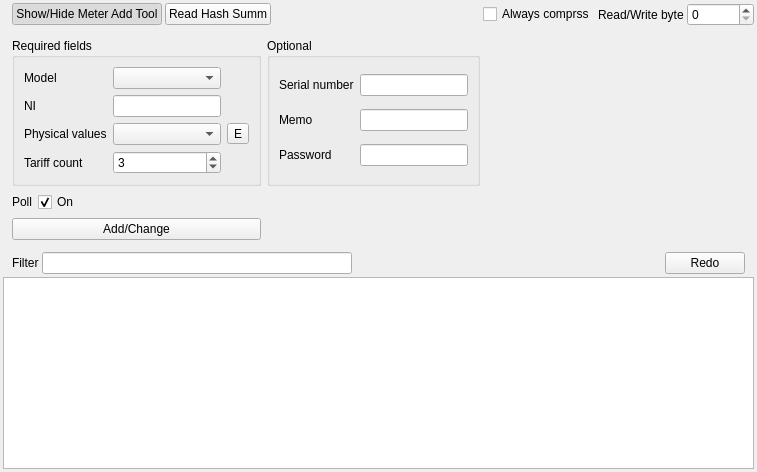
                  <widget class="QWidget" name="page_15">
                   <layout class="QVBoxLayout" name="verticalLayout_14">
                    <property name="spacing">
                     <number>3</number>
                    </property>
                    <property name="leftMargin">
                     <number>3</number>
                    </property>
                    <property name="topMargin">
                     <number>3</number>
                    </property>
                    <property name="rightMargin">
                     <number>3</number>
                    </property>
                    <property name="bottomMargin">
                     <number>3</number>
                    </property>
                    <item>
                     <layout class="QHBoxLayout" name="horizontalLayout_11">
                      <property name="leftMargin">
                       <number>9</number>
                      </property>
                      <item>
                       <widget class="QPushButton" name="pbAddMeterHideShow">
                        <property name="text">
                         <string>Show/Hide Meter Add Tool</string>
                        </property>
                        <property name="checkable">
                         <bool>true</bool>
                        </property>
                        <property name="checked">
                         <bool>true</bool>
                        </property>
                       </widget>
                      </item>
                      <item>
                       <widget class="QPushButton" name="pbReadHashSumm">
                        <property name="text">
                         <string>Read Hash Summ</string>
                        </property>
                       </widget>
                      </item>
                      <item>
                       <spacer name="horizontalSpacer_11">
                        <property name="orientation">
                         <enum>Qt::Horizontal</enum>
                        </property>
                        <property name="sizeHint" stdset="0">
                         <size>
                          <width>40</width>
                          <height>20</height>
                         </size>
                        </property>
                       </spacer>
                      </item>
                      <item>
                       <widget class="QCheckBox" name="cbCmprssMeterList">
                        <property name="text">
                         <string>Always comprss</string>
                        </property>
                       </widget>
                      </item>
                      <item>
                       <widget class="QLabel" name="label_17">
                        <property name="text">
                         <string>Read/Write byte</string>
                        </property>
                       </widget>
                      </item>
                      <item>
                       <widget class="QSpinBox" name="sbReadWriteMeterLen">
                        <property name="minimum">
                         <number>0</number>
                        </property>
                        <property name="maximum">
                         <number>5000000</number>
                        </property>
                        <property name="singleStep">
                         <number>1000</number>
                        </property>
                        <property name="value">
                         <number>0</number>
                        </property>
                       </widget>
                      </item>
                     </layout>
                    </item>
                    <item>
                     <widget class="QWidget" name="widget" native="true">
                      <layout class="QGridLayout" name="gridLayout_11">
                       <item row="2" column="0">
                        <widget class="QPushButton" name="pbAddMeter">
                         <property name="text">
                          <string>Add/Change</string>
                         </property>
                        </widget>
                       </item>
                       <item row="0" column="1">
                        <widget class="QGroupBox" name="groupBox_7">
                         <property name="title">
                          <string>Optional</string>
                         </property>
                         <layout class="QGridLayout" name="gridLayout_10">
                          <item row="0" column="0">
                           <widget class="QLabel" name="label_43">
                            <property name="sizePolicy">
                             <sizepolicy hsizetype="Fixed" vsizetype="Fixed">
                              <horstretch>0</horstretch>
                              <verstretch>0</verstretch>
                             </sizepolicy>
                            </property>
                            <property name="text">
                             <string>Serial number</string>
                            </property>
                           </widget>
                          </item>
                          <item row="0" column="1">
                           <widget class="QLineEdit" name="leAddMeterSN">
                            <property name="maxLength">
                             <number>255</number>
                            </property>
                            <property name="clearButtonEnabled">
                             <bool>true</bool>
                            </property>
                           </widget>
                          </item>
                          <item row="1" column="0">
                           <widget class="QLabel" name="label_29">
                            <property name="text">
                             <string>Memo</string>
                            </property>
                           </widget>
                          </item>
                          <item row="1" column="1">
                           <widget class="QLineEdit" name="leAddMeterMemo">
                            <property name="maxLength">
                             <number>255</number>
                            </property>
                            <property name="clearButtonEnabled">
                             <bool>true</bool>
                            </property>
                           </widget>
                          </item>
                          <item row="2" column="0">
                           <widget class="QLabel" name="label_40">
                            <property name="sizePolicy">
                             <sizepolicy hsizetype="Fixed" vsizetype="Fixed">
                              <horstretch>0</horstretch>
                              <verstretch>0</verstretch>
                             </sizepolicy>
                            </property>
                            <property name="text">
                             <string>Password</string>
                            </property>
                           </widget>
                          </item>
                          <item row="2" column="1">
                           <widget class="QLineEdit" name="leAddMeterPasswd">
                            <property name="maxLength">
                             <number>255</number>
                            </property>
                           </widget>
                          </item>
                         </layout>
                        </widget>
                       </item>
                       <item row="1" column="0">
                        <layout class="QHBoxLayout" name="horizontalLayout_10">
                         <item>
                          <widget class="QLabel" name="label_39">
                           <property name="sizePolicy">
                            <sizepolicy hsizetype="Fixed" vsizetype="Fixed">
                             <horstretch>0</horstretch>
                             <verstretch>0</verstretch>
                            </sizepolicy>
                           </property>
                           <property name="text">
                            <string>Poll</string>
                           </property>
                          </widget>
                         </item>
                         <item>
                          <widget class="QCheckBox" name="cbAddMeterOnOffPoll">
                           <property name="text">
                            <string>On</string>
                           </property>
                           <property name="checked">
                            <bool>true</bool>
                           </property>
                          </widget>
                         </item>
                         <item>
                          <spacer name="horizontalSpacer_12">
                           <property name="orientation">
                            <enum>Qt::Horizontal</enum>
                           </property>
                           <property name="sizeHint" stdset="0">
                            <size>
                             <width>40</width>
                             <height>20</height>
                            </size>
                           </property>
                          </spacer>
                         </item>
                        </layout>
                       </item>
                       <item row="0" column="0">
                        <widget class="QGroupBox" name="groupBox_6">
                         <property name="title">
                          <string>Required fields</string>
                         </property>
                         <layout class="QGridLayout" name="gridLayout_9">
                          <item row="1" column="1">
                           <widget class="QLineEdit" name="leAddMeterNI">
                            <property name="maxLength">
                             <number>32</number>
                            </property>
                            <property name="clearButtonEnabled">
                             <bool>true</bool>
                            </property>
                           </widget>
                          </item>
                          <item row="2" column="1">
                           <widget class="QComboBox" name="cbAddMeterPhysicalVal"/>
                          </item>
                          <item row="2" column="0">
                           <widget class="QLabel" name="label_30">
                            <property name="text">
                             <string>Physical values</string>
                            </property>
                           </widget>
                          </item>
                          <item row="0" column="0">
                           <widget class="QLabel" name="label_42">
                            <property name="sizePolicy">
                             <sizepolicy hsizetype="Fixed" vsizetype="Fixed">
                              <horstretch>0</horstretch>
                              <verstretch>0</verstretch>
                             </sizepolicy>
                            </property>
                            <property name="text">
                             <string>Model</string>
                            </property>
                           </widget>
                          </item>
                          <item row="1" column="0">
                           <widget class="QLabel" name="label_44">
                            <property name="sizePolicy">
                             <sizepolicy hsizetype="Fixed" vsizetype="Fixed">
                              <horstretch>0</horstretch>
                              <verstretch>0</verstretch>
                             </sizepolicy>
                            </property>
                            <property name="text">
                             <string>NI</string>
                            </property>
                           </widget>
                          </item>
                          <item row="2" column="2">
                           <widget class="QToolButton" name="toolButton_5">
                            <property name="text">
                             <string>E</string>
                            </property>
                           </widget>
                          </item>
                          <item row="0" column="1">
                           <widget class="QComboBox" name="cbAddMeterModel"/>
                          </item>
                          <item row="3" column="0">
                           <widget class="QLabel" name="label_16">
                            <property name="text">
                             <string>Tariff count</string>
                            </property>
                           </widget>
                          </item>
                          <item row="3" column="1">
                           <widget class="QSpinBox" name="sbAddMeterTariff">
                            <property name="minimum">
                             <number>1</number>
                            </property>
                            <property name="maximum">
                             <number>4</number>
                            </property>
                            <property name="value">
                             <number>3</number>
                            </property>
                           </widget>
                          </item>
                         </layout>
                        </widget>
                       </item>
                       <item row="0" column="2">
                        <spacer name="horizontalSpacer_24">
                         <property name="orientation">
                          <enum>Qt::Horizontal</enum>
                         </property>
                         <property name="sizeType">
                          <enum>QSizePolicy::MinimumExpanding</enum>
                         </property>
                         <property name="sizeHint" stdset="0">
                          <size>
                           <width>265</width>
                           <height>20</height>
                          </size>
                         </property>
                        </spacer>
                       </item>
                      </layout>
                     </widget>
                    </item>
                    <item>
                     <layout class="QHBoxLayout" name="horizontalLayout_24">
                      <property name="leftMargin">
                       <number>9</number>
                      </property>
                      <property name="rightMargin">
                       <number>9</number>
                      </property>
                      <item>
                       <widget class="QLabel" name="label_45">
                        <property name="text">
                         <string>Filter</string>
                        </property>
                       </widget>
                      </item>
                      <item>
                       <widget class="QLineEdit" name="leAddMeterFilter">
                        <property name="clearButtonEnabled">
                         <bool>true</bool>
                        </property>
                       </widget>
                      </item>
                      <item>
                       <spacer name="horizontalSpacer_20">
                        <property name="orientation">
                         <enum>Qt::Horizontal</enum>
                        </property>
                        <property name="sizeHint" stdset="0">
                         <size>
                          <width>40</width>
                          <height>20</height>
                         </size>
                        </property>
                       </spacer>
                      </item>
                      <item>
                       <widget class="QPushButton" name="pbRedo">
                        <property name="text">
                         <string>Redo</string>
                        </property>
                       </widget>
                      </item>
                     </layout>
                    </item>
                    <item>
                     <widget class="QTableView" name="tvAddMeterTable">
                      <property name="font">
                       <font>
                        <pointsize>12</pointsize>
                       </font>
                      </property>
                      <property name="editTriggers">
                       <set>QAbstractItemView::NoEditTriggers</set>
                      </property>
                      <property name="alternatingRowColors">
                       <bool>true</bool>
                      </property>
                      <property name="selectionBehavior">
                       <enum>QAbstractItemView::SelectRows</enum>
                      </property>
                      <property name="sortingEnabled">
                       <bool>true</bool>
                      </property>
                      <property name="cornerButtonEnabled">
                       <bool>false</bool>
                      </property>
                     </widget>
                    </item>
                   </layout>
                  </widget>
